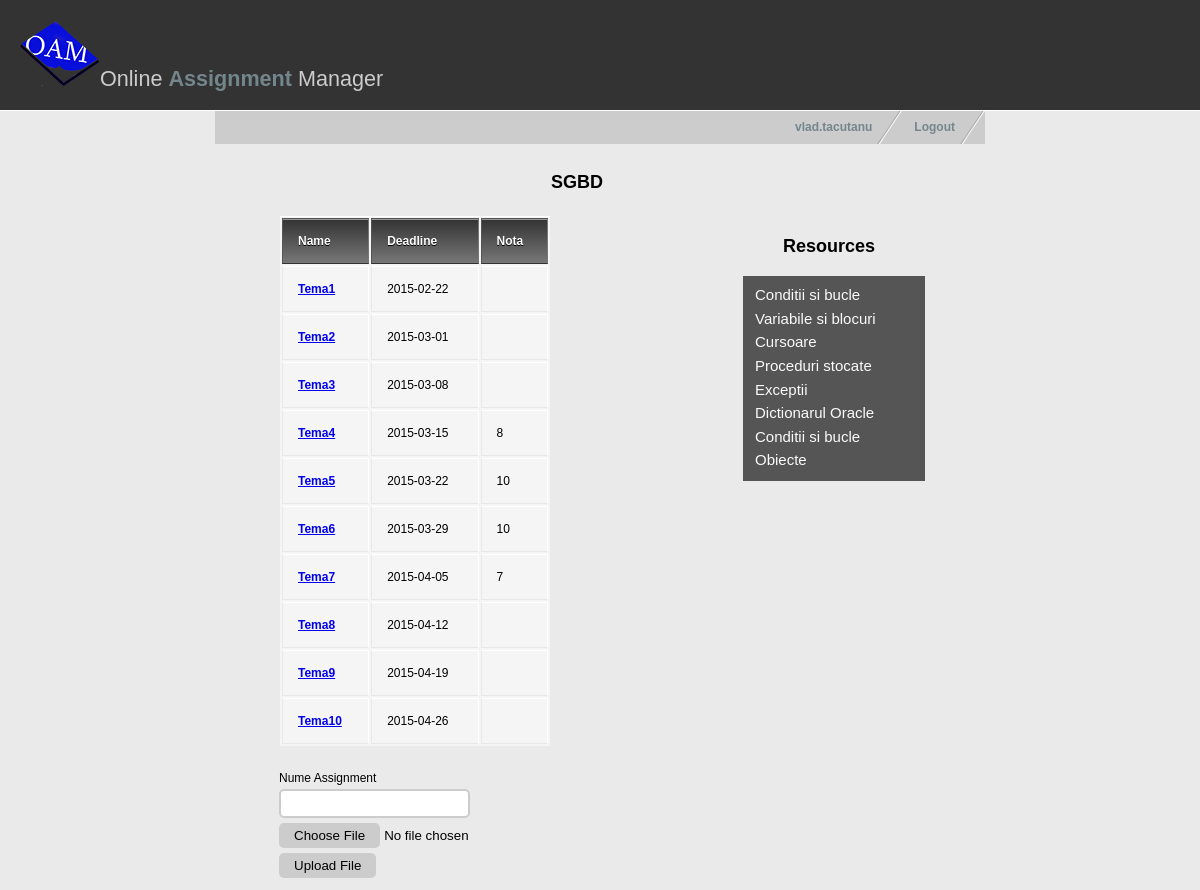
Screenshot of /studentcourse.php?name=SGBD (signed in) with the database file from the repository.
### tables this page shows
CREATE TABLE Resource(
  IdResursa INT(10) PRIMARY KEY,
  Nume VARCHAR(50) NOT NULL,
  IdMaterie INT(10) NOT NULL,
  Path VARCHAR(255),
  FOREIGN KEY(IdMaterie) REFERENCES Materie(IdMaterie)
  );

### studentcourse.php (the view, shortened to what this page needs)
<!DOCTYPE html>
<?php
  $username = $_SESSION['username'];
  $numemat=$_GET["name"];
?>
<html xmlns="http://www.w3.org/1999/xhtml" xml:lang="en" lang="en">
<head>
<link href="style.css" rel="stylesheet" type="text/css" />
</head>
<body>
<div id="header">
  <h1><img src="images/oamlogo3.png" alt="" />Online <span style="font-weight:bold; color:#73868C;">Assignment</span> Manager</h1>
</div>
<div id="container">
    <ul id="nav">
      <li><a href="index.html">Logout</a></li>
      <li><a href="studentindex.php"><?php echo $username ?></a></li>
    </ul>
    <div id="studcoursetitle">
      <h3 id="res2"><?php echo $numemat?></h3>
    </div>
  <div id="contentleft">
    <table>
      <thead>
        <tr>
          <th>Name</th>
          <th>Deadline</th>
          <th>Nota</th>
        </tr>
      </thead>
      <tbody>
	  <?php
		$result = mysql_query("SELECT A.t as titlu, A.p as path, A.d as due, B.n as nota, A.type as tip FROM (select assignment.IdAssignment as id,
    assignment.titlu as t,assignment.path as p,assignment.duedate as d, assignment.tip as type
from assignment JOIN materie ON materie.IdMaterie=assignment.IdMaterie
where materie.nume='$numemat') AS A
LEFT JOIN
 (select assignment.IdAssignment as id, nota.Nota as n from assignment
JOIN materie ON materie.IdMaterie=assignment.IdMaterie
JOIN submission ON submission.IdAssignment = assignment.IdAssignment
Join nota on submission.IdSubmission = nota.IdSubmission
join student on submission.IdStudent = student.IdStudent
join account on student.IdAccount = account.IdAccount
where materie.nume='$numemat'
and account.Username = '$username') AS B
ON A.id = B.id
ORDER BY due;");
		while($line = mysql_fetch_array($result, MYSQL_ASSOC)) {
		    if($line["tip"]=='Tema'){
				echo '<tr>
				  <td><a href="',$line["path"],'"><strong>',$line["titlu"],'</strong></a></td>
				  <td>',$line["due"],'</td>
				  <td>',$line["nota"],'</td>
				</tr>';
			}
       }
         ?>
      </tbody>
    </table>
	<form action="uploadstud.php" method="post" enctype='multipart/form-data' class="formular"><br>
		Nume Assignment<input type="text" name="numetema"><br>
		<input type="file" name="uploadFile" class="file-upload">
		<input type="submit"  name="submit" value="Upload File" class="submit-upload">
	</form>
  </div>
  <div id="contentright">
    <h3 id="res">Resources</h3>
    <ul id="resources">
	<?php
		$result = mysql_query("select resource.nume as n,resource.path as p
			from resource JOIN materie ON materie.IdMaterie=resource.IdMaterie
			where materie.nume='$numemat';");
		while($line = mysql_fetch_array($result, MYSQL_ASSOC)) {
	?>
		<li><a href="<?php print $line["p"]?>"><?php print $line["n"]?></a></li>
    <?php }?>
    </ul>
  </div>
</div>

### style.css (style rules this page uses)
body { margin: 0; padding: 0; font: 75% tahoma, Verdana, Arial, sans-serif; line-height: 1.8em; background: #eaeaea url(images/bg.jpg) top left repeat-x; }
#header { background: #333; padding: 20px; border-bottom: 1px solid #fff; }
#header h1 { padding: 0; margin: 0; font-family: Georgia, sans-serif; font-weight: normal; font-size: 180%; color: #ccc; }
#container { width: 770px; margin: 0 auto; padding: 0; }
#nav { float: right; width: 100%; margin: 0; padding: 0px; list-style: none; background: #ccc; }
#nav li { float: right; margin: 0; padding: 0; }
#nav a { float:left; display: block; padding: 0.5em 2.5em 0.5em 1em; text-decoration: none; font-weight: bold; font-size: 100%; color: #73868c; background: #ccc url(images/nav_slant.gif) no-repeat top right; }
#studcoursetitle { float: left; margin-top: 10px; width: 700px; height: 40px; padding: 0 1em 1em 1em; }
#contentleft { float: left; margin-top: 10px; width: 450px; padding: 0 1em 1em 1em; }
#contentright { margin-top: 0px; float: right; width: 230px; padding: 1em 1em 1em 2em; }
table { background: #f5f5f5; border-collapse: separate; box-shadow: inset 0 1px 0 #fff; font-size: 12px; line-height: 24px; margin-left: 53px; text-align: left; width: 270px; }
th { background: linear-gradient(#333, #777); border-left: 1px solid #555; border-right: 1px solid #777; border-top: 1px solid #555; border-bottom: 1px solid #333; box-shadow: inset 0 1px 0 #999; color: #fff; font-weight: bold; padding: 10px 15px; position: relative; text-shadow: 0 1px 0 #000; }
td { border-right: 1px solid #fff; border-left: 1px solid #e8e8e8; border-top: 1px solid #fff; border-bottom: 1px solid #e8e8e8; padding: 10px 15px; position: relative; }
h1 { font-family: Georgia, serif; font-size: 180%; padding: 30px 0 10px 0; color: #73868c; }
#res { font-family: helvetica, Verdana, Arial; font-size: 18px; padding-left: 40px; }
#res2 { font-family: helvetica, Verdana, Arial; font-size: 18px; text-align: center; }
#resources { width: 170px; list-style: none; margin: 0; padding: 0; background: #303030; opacity: 0.8; padding: 0.7em 0em 0.7em 1em; }
#resources a { text-decoration: none; color: #FFF; font-size: 15px; }
form input[type=text] { padding:5px; border:2px solid #ccc; -webkit-border-radius: 5px; border-radius: 5px; }
.submit-upload { margin-top: 5px; padding:5px 15px; background:#ccc; border:0 none; cursor:pointer; -webkit-border-radius: 5px; border-radius: 5px; }
.formular { width: 250px; margin-left: 52px; }

### rows the page displays
resource: Nume "Conditii si bucle"
resource: Nume "Variabile si blocuri"
resource: Nume "Cursoare"
resource: Nume "Proceduri stocate"
resource: Nume "Exceptii"
resource: Nume "Dictionarul Oracle"
resource: Nume "Conditii si bucle"
resource: Nume "Obiecte"

### other values shown
$username "vlad.tacutanu"
$numemat "SGBD"
$line["titlu"] "Tema1"
$line["due"] "2015-02-22"
$line["titlu"] "Tema2"
$line["due"] "2015-03-01"
$line["titlu"] "Tema3"
$line["due"] "2015-03-08"
$line["titlu"] "Tema4"
$line["due"] "2015-03-15"
$line["nota"] "8"
$line["titlu"] "Tema5"
$line["due"] "2015-03-22"
$line["nota"] "10"
$line["titlu"] "Tema6"
